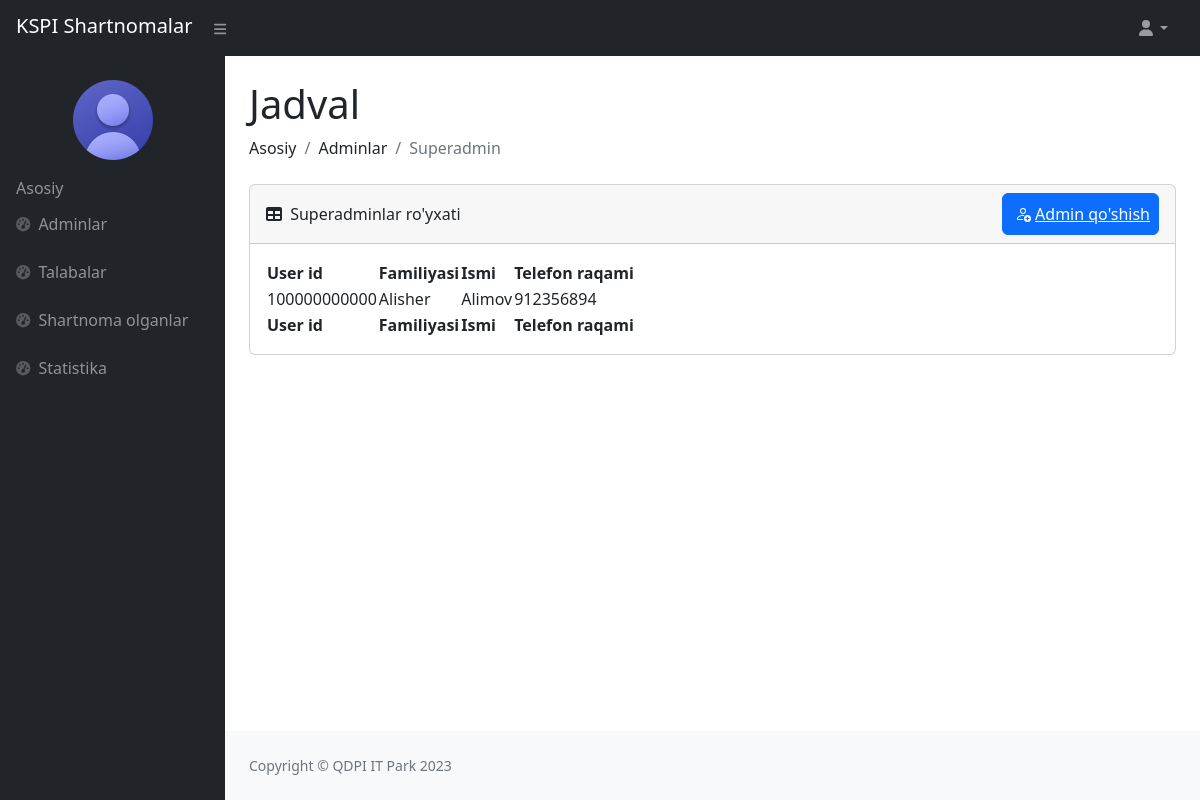
Page /super_admin/ (signed in) on the earlier database version.
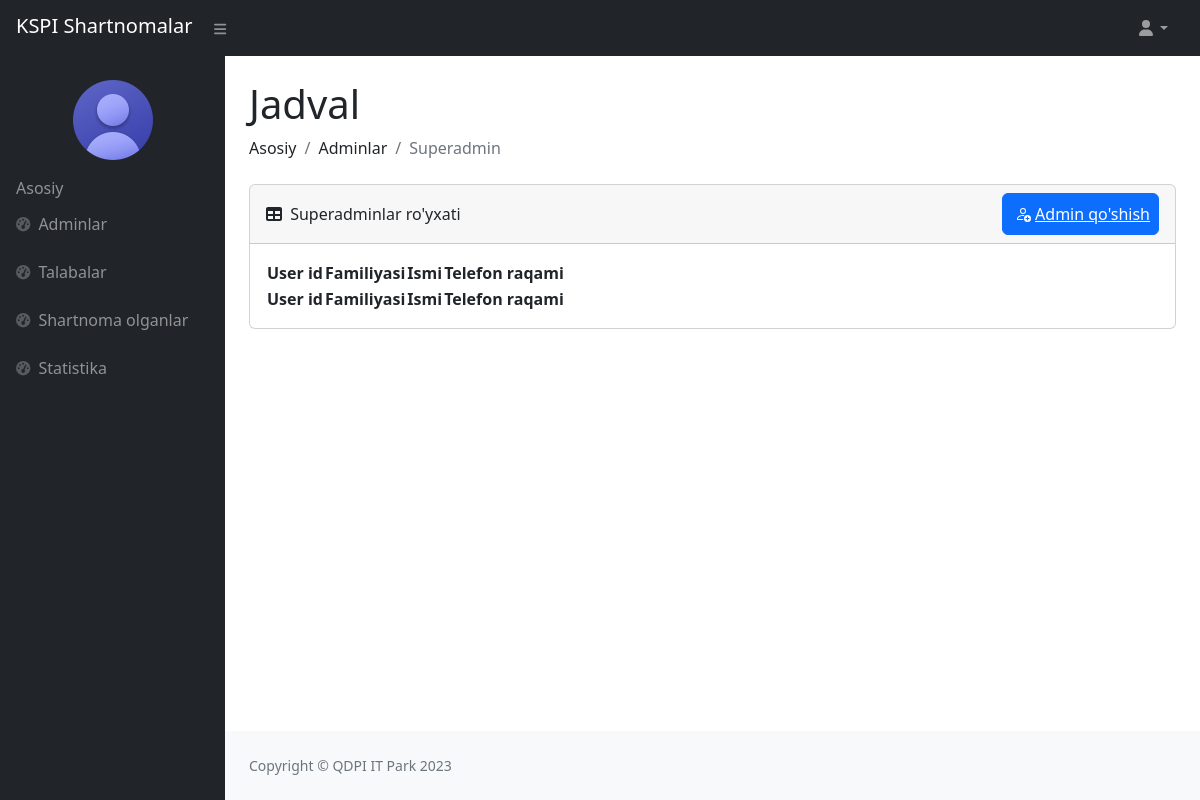
Same page on the later database version.
### users/models.py (models this page shows)
class User(AbstractUser):
    sharif = models.CharField(max_length=100)
    t_yil = models.CharField(max_length=100, blank=True)
    t_nomer = models.CharField(max_length=200)
    k_yil = models.CharField(max_length=200, blank=True)
    gender = models.CharField(max_length=100, blank=True)
    talim_turi = models.CharField(max_length=100, blank=True)
    fakultet = models.CharField(max_length=100, blank=True)
    yonalish = models.CharField(max_length=100, blank=True)
    kurs = models.CharField(max_length=10, blank=True)
    guruh = models.CharField(max_length=100, blank=True)
    viloyat = models.CharField(max_length=100)
    tuman = models.CharField(max_length=100)
    mfy = models.CharField(max_length=100, blank=True)
    kocha_uy = models.CharField(max_length=100)
    lavozim = models.CharField(max_length=100, blank=True)
    dekanat_fakultet = models.CharField(max_length=100, blank=True)
    dekanat_kafedra = models.CharField(max_length=100, blank=True)
    parol = models.CharField(max_length=100)

### users/views.py (the view)
# urls.py: path('super_admin/', super_admin, name='super_admin'),
@csrf_exempt
def super_admin(request):
    data = User.objects.filter(lavozim='superadmin')
    context = {
        'data':data,
    }
    return render(request, 'adminlar/superadmin/adminlar.html', context)

### templates/adminlar/superadmin/adminlar.html (shortened to what the changed rows need)
{% load static %}
<!DOCTYPE html>
<html lang="en">
<head>
    <link href="https://cdn.jsdelivr.net/npm/simple-datatables@7.1.2/dist/style.min.css" rel="stylesheet"/>
    <link rel="stylesheet" href="{% static '/superadmin/css/styles.css' %}">
</head>
<body class="sb-nav-fixed">
    {% if user.is_authenticated %}
    <div id="layoutSidenav">
        <div id="layoutSidenav_content">
            <main>
                <div class="container-fluid px-4">
                    <h1 class="mt-4">Jadval</h1>
                    <div class="card mb-4">
                        <div class="card-body">
                            <table id="datatablesSimple">
                                <thead>
                                    <tr>
                                        <th>User id</th>
                                        <th>Familiyasi</th>
                                        <th>Ismi</th>
                                        <th>Telefon raqami</th>
                                    </tr>
                                </thead>
                                <tfoot>
                                    <tr>
                                        <th>User id</th>
                                        <th>Familiyasi</th>
                                        <th>Ismi</th>
                                        <th>Telefon raqami</th>
                                    </tr>
                                </tfoot>
                                {% for s in data %}
                                    <tbody>
                                        <tr>
                                            <td>{{s.username}}</td>
                                            <td>{{s.first_name}}</td>
                                            <td>{{s.last_name}}</td>
                                            <td>{{s.t_nomer}}</td>
                                        </tr>
                                    </tbody>
                                {% endfor %}
                            </table>
                        </div>
                    </div>
                </div>
            </main>
        </div>
    </div>
    {% endif %}
</body>
</html>

Differences in the rows shown:
removed User: username "100000000000", first_name "Alisher", last_name "Alimov", t_nomer "912356894"
